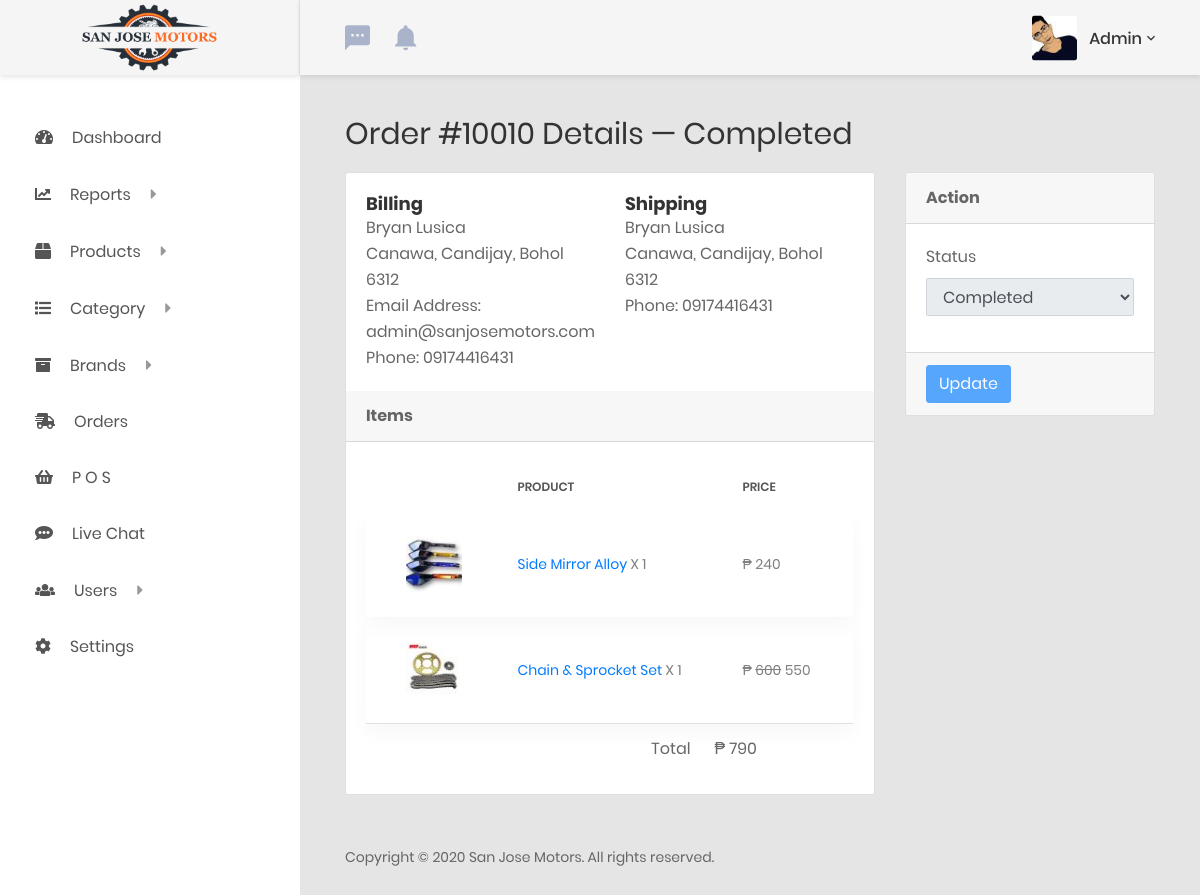
/admin/order.php?action=edit&id=10010 (signed in), run on the app's committed database.
### tables this page shows
CREATE TABLE `users` (
  `ID` bigint(20) NOT NULL,
  `username` varchar(255) NOT NULL,
  `email` varchar(255) NOT NULL,
  `password` varchar(255) NOT NULL,
  `active` enum('0','1') NOT NULL,
  `status` enum('online','offline','isle') NOT NULL DEFAULT 'offline',
  `role` int(11) NOT NULL,
  `auth` varchar(255) NOT NULL,
  `reg_date` datetime NOT NULL DEFAULT CURRENT_TIMESTAMP
);

CREATE TABLE `orders` (
  `ID` bigint(20) NOT NULL,
  `type` enum('Online order','Walk-in') NOT NULL,
  `amount` varchar(255) NOT NULL,
  `products` varchar(255) NOT NULL,
  `status` enum('pending','processed','completed','cancelled') NOT NULL,
  `managed_by` varchar(255) NOT NULL,
  `user_details` varchar(1000) NOT NULL,
  `user_ID` bigint(20) NOT NULL,
  `date_added` datetime NOT NULL DEFAULT CURRENT_TIMESTAMP
);

CREATE TABLE `products` (
  `ID` bigint(20) NOT NULL,
  `slug` varchar(255) NOT NULL,
  `name` varchar(255) NOT NULL,
  `excerpt` text NOT NULL,
  `description` text NOT NULL,
  `category` bigint(20) NOT NULL,
  `brand` bigint(20) NOT NULL,
  `stocks` int(11) NOT NULL,
  `price` varchar(255) NOT NULL,
  `sale_price` varchar(255) NOT NULL,
  `sku` varchar(255) NOT NULL,
  `status` enum('draft','published','trash') NOT NULL,
  `date_added` datetime NOT NULL DEFAULT CURRENT_TIMESTAMP
);

### admin/order.php (the view, shortened to what this page needs)
<?php
require_once 'functions.php';
$order_id = !empty( $_GET['id'] ) ? $_GET['id'] : '';
$billing = [];
$shipping = [];
$status = '';
$products = [];
$amount = '';
$order_stmt = $mysqli->prepare( "SELECT * FROM orders WHERE ID = ? LIMIT 1" );
$order_stmt->bind_param( 'i', $order_id );
$order_stmt->execute();
$order_result = $order_stmt->get_result();
if( $order_result->num_rows > 0 ) {
    while( $row = $order_result->fetch_assoc() ) {
        $user_details = unserialize( $row['user_details'] );
        $billing = $user_details['billing'];
        $shipping = $user_details['shipping'];
        $status = $row['status'];
        $products = unserialize( $row['products'] );
        $amount = $row['amount'];
    }
}
$site_title = 'Order #' . $order_id . ' Details';
include_once 'header.php';
include_once 'sidebar.php'; ?>
<div class="row">
    <div class="col-md-12">
        <div class="overview-wrap">
            <h2 class="title-1"><?php echo $site_title . ' &mdash; ' . ucfirst( $status ); ?></h2>
        </div>
        <div class="row">
            <?php if( currentuser_is_customer() ) : ?>
            <div class="col-sm-12">
            <?php else : ?>
            <div class="col-sm-8">
            <?php endif; ?>
                <div class="card">
                    <div class="card-body card-block">
                        <div class="row">
                            <div class="col-md-6">
                                <h4>Billing</h4>
                                <p><?php echo $billing['firstname'] . ' ' . $billing['lastname']; ?></p>
                                <p><?php echo $billing['address'] . ', ' . $billing['city'] . ', ' . $billing['state'] . ' ' . $billing['zip']; ?></p>
                                <p>Email Address: <?php echo $billing['email']; ?></p>
                                <p>Phone: <?php echo $billing['telephone']; ?></p>
                            </div>
                            <div class="col-md-6">
                                <h4>Shipping</h4>
                                <p><?php echo $shipping['firstname'] . ' ' . $shipping['lastname']; ?></p>
                                <p><?php echo $shipping['address'] . ', ' . $shipping['city'] . ', ' . $shipping['state'] . ' ' . $shipping['zip']; ?></p>
                                <p>Phone: <?php echo $shipping['telephone']; ?></p>
                            </div>
                        </div>
                    </div>
                    <div class="card-header">
                        <strong>Items</strong>
                    </div>
                    <div class="card-body card-block">
                        <div class="table-responsive table-responsive-data2">
                            <table class="table table-data2">
                                <thead>
                                    <tr>
                                        <th></th>
                                        <th>Product</th>
                                        <th>Price</th>
                                    </tr>
                                </thead>
                                <tbody>
                                    <?php
                                    foreach( $products as $pid => $qty ) :
                                        echo '<tr class="tr-shadow">';
                                        $product_stmt = $mysqli->prepare( "SELECT * FROM products WHERE ID = ? LIMIT 1" );
                                        $product_stmt->bind_param( 'i', $pid );
                                        $product_stmt->execute();
                                        $product_result = $product_stmt->get_result();
                                        if( $product_result->num_rows > 0 ) :
                                            while( $row = $product_result->fetch_assoc() ) : ?>
                                                <td>
                                                    <a href="<?php echo  site_url( '/product.php?p=' . $row['slug'] ); ?>">
                                                        <img class="image-small" src="<?php echo get_productimage( $pid, 'small' ); ?>" alt="<?php echo $row['name']; ?>">
                                                    </a>
                                                </td>
                                                <td><a href="<?php echo  site_url( '/product.php?p=' . $row['slug'] ); ?>"><?php echo $row['name']; ?></a> X <?php echo $qty; ?></td>
                                                <td>&#8369; <?php
                                                if( (int) $row['sale_price'] > 0 ) {
                                                    echo '<span class="not">' . $row['price'] . '</span>';
                                                }else{
                                                    echo $row['price'];
                                                }
                                                if( (int) $row['sale_price'] > 0 ) {
                                                    echo ' ' . $row['sale_price'];
                                                } ?></td>
                                            <?php
                                            endwhile;
                                        endif;
                                        $product_stmt->close(); ?>
                                    <?php
                                    echo '</tr>';
                                    endforeach; ?>
                                </tbody>
                                <tfoot>
                                    <tr>
                                        <td></td>
                                        <td class="text-right">Total</td>
                                        <td>&#8369; <?php echo $amount; ?></td>
                                    </tr>
                                </tfoot>
                            </table>
                        </div>
                    </div>
                </div>
            </div>
            <?php if( ! currentuser_is_customer() ) : ?>
            <div class="col-sm-4">
                <div class="card">
                    <form method="POST" action="">
                        <div class="card-header">
                            <strong>Action</strong>
                        </div>
                        <div class="card-body card-block">
                            <div class="form-group">
                                <label for="status">Status</label>
                                <select id="status" class="form-control" name="status" <?php
                                if( $status === 'cancelled' || $status === 'completed' ) {
                                    echo 'disabled';
                                } ?>>
                                    <option value="completed" <?php selected( 'completed', $status ); ?>>Completed</option>
                                </select>
                            </div>
                        </div>
                        <div class="card-footer">
                            <button type="submit" class="btn btn-primary btn-md" <?php
                                if( $status === 'cancelled' || $status === 'completed' ) {
                                    echo 'disabled';
                                } ?>>Update</button>
                        </div>
                    </form>
                </div>
            </div>
            <?php endif; ?>
        </div>
    </div>
</div>
<?php include_once 'footer.php';

### admin/sidebar.php (shortened to what this page needs)
<aside class="menu-sidebar d-none d-lg-block">
    <div class="logo">
        <a href="<?php echo site_url(); ?>">
            <img src="../assets/images/logo.png" alt="San Jose Motors" />
        </a>
    </div>
    <div class="menu-sidebar__content js-scrollbar1">
        <nav class="navbar-sidebar">
            <ul class="list-unstyled navbar__list">
                <?php include 'navigation.php'; ?>
            </ul>
        </nav>
    </div>
</aside>
<div class="page-container">
    <header class="header-desktop">
        <div class="section__content section__content--p30">
            <div class="container-fluid">
                <div class="header-wrap">
                    <div class="header-button">
                        <div class="noti-wrap">
                            <?php if( !currentuser_is_customer() ) : ?>
                            <div id="chat-notif" class="noti__item js-item-menu">
                                <i class="zmdi zmdi-comment-more"></i>
                            </div>
                            <div id="notif" class="noti__item js-item-menu">
                                <i class="zmdi zmdi-notifications"></i>
                            </div>
                            <?php endif; ?>
                        </div>
                        <div class="account-wrap">
                            <div class="account-item clearfix js-item-menu">
                                <div class="image">
                                    <img src="<?php echo get_userimage( $user_id, 'small' ); ?>" alt="<?php echo get_currentuser( 'username' ); ?>" />
                                </div>
                                <div class="content">
                                    <a class="js-acc-btn" href="#"><?php echo get_currentuser( 'username' ); ?></a>
                                </div>
                            </div>
                        </div>
                    </div>
                </div>
            </div>
        </div>
    </header>
    <div class="main-content">
        <div class="section__content section__content--p30">
            <div class="container-fluid">

### data on the page
users: username "Admin"
orders: status "Completed", user_details "Bryan", user_details "Lusica", user_details "Canawa", user_details "Candijay", user_details "Bohol", user_details "6312", user_details "admin@sanjosemotors.com", user_details "09174416431", products "1", amount "790"
products: shows a picture, name "Side Mirror Alloy", price "240"
products: shows a picture, name "Chain & Sprocket Set", price "600", sale_price "550"

### other printed values
$item['title'] "Dashboard"
$item['title'] "Reports"
$item['title'] "Products"
$item['title'] "Category"
$item['title'] "Brands"
$item['title'] "Orders"
$item['title'] "P O S"
$item['title'] "Live Chat"
$item['title'] "Users"
$item['title'] "Settings"
$site_title "Order #10010 Details"
get_siteinfo( 'site-name' ) "San Jose Motors"
